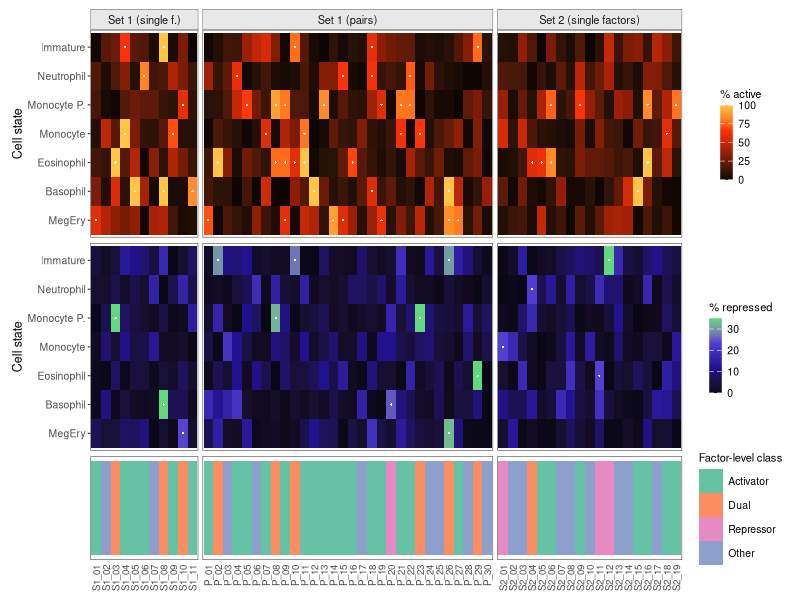

Generate this figure with R: (Note: this script raises an error after producing the figure.)
#!/usr/bin/env Rscript
# Independent, seeded method studies of SciDraw SCICASE-044/046/058/061/136.
# All observations below are simulated; source code and source data are not copied.
suppressPackageStartupMessages({
  library(ggplot2)
  library(patchwork)
  library(ggrepel)
  library(ggbeeswarm)
  library(ragg)
})
set.seed(20260920)
script_arg <- grep('^--file=', commandArgs(FALSE), value = TRUE)
root <- normalizePath(file.path(dirname(sub('^--file=', '', script_arg)), '..'))
fig_dir <- file.path(root, 'results', 'figures')
data_dir <- file.path(root, 'results', 'plot_data')
dir.create(fig_dir, recursive = TRUE, showWarnings = FALSE)
dir.create(data_dir, recursive = TRUE, showWarnings = FALSE)
save_fig <- function(name, plot, width, height) {
  ggsave(file.path(fig_dir, name), plot, width = width, height = height,
         dpi = 220, device = ragg::agg_png, bg = 'white')
}
base_font <- 'Helvetica'
plain_theme <- function() theme_classic(base_family = base_font, base_size = 9) +
  theme(axis.title = element_text(size = 10), axis.text = element_text(size = 8),
        legend.title = element_text(size = 9, face = 'bold'),
        legend.text = element_text(size = 8),
        strip.text = element_text(size = 9, face = 'bold'),
        plot.margin = margin(9, 12, 9, 9))

# 21: two independently scaled heatmaps plus an aligned factor-class strip.
states <- c('Immature', 'Neutrophil', 'Monocyte P.', 'Monocyte',
            'Eosinophil', 'Basophil', 'MegEry')
sets <- c('Set 1 (single f.)', 'Set 1 (pairs)', 'Set 2 (single factors)')
counts <- c(11L, 30L, 19L)
features <- unlist(Map(function(prefix, n) sprintf('%s%02d', prefix, seq_len(n)),
                       c('S1_', 'P_', 'S2_'), counts))
feature_set <- rep(sets, counts)
heat <- expand.grid(feature = features, state = states, stringsAsFactors = FALSE)
heat$set <- feature_set[match(heat$feature, features)]
heat$active <- pmin(100, rgamma(nrow(heat), shape = 0.9, scale = 27))
heat$repressed <- pmin(35, rgamma(nrow(heat), shape = 0.8, scale = 8))
heat$active_sig <- heat$active > 57
heat$repressed_sig <- heat$repressed > 23
heat$feature <- factor(heat$feature, levels = features)
heat$state <- factor(heat$state, levels = rev(states))
heat$set <- factor(heat$set, levels = sets)
class_df <- aggregate(cbind(active_sig, repressed_sig) ~ feature + set, heat, any)
class_df$class <- with(class_df, ifelse(active_sig & repressed_sig, 'Dual',
                                ifelse(active_sig, 'Activator',
                                  ifelse(repressed_sig, 'Repressor', 'Other'))))
class_df$class <- factor(class_df$class,
                         levels = c('Activator', 'Dual', 'Repressor', 'Other'))
heat_theme <- theme_bw(base_family = base_font, base_size = 8) +
  theme(panel.grid = element_blank(), panel.spacing.x = unit(1.1, 'mm'),
        strip.background = element_rect(fill = '#E8E8E8', linewidth = 0.25),
        strip.text = element_text(size = 8), axis.text.y = element_text(size = 7.5),
        axis.title.y = element_text(size = 9), axis.ticks.x = element_blank(),
        legend.title = element_text(size = 8), legend.text = element_text(size = 7.5),
        plot.margin = margin(1, 3, 1, 3))
heat_panel <- function(column, sig, cols, max_val, legend_title) {
  ggplot(heat, aes(feature, state)) +
    geom_tile(aes(fill = .data[[column]]), width = 1, height = 1) +
    geom_point(data = heat[heat[[sig]], ], shape = 16, colour = 'white', size = 0.42) +
    scale_fill_gradientn(colours = cols, limits = c(0, max_val),
                         oob = scales::squish, name = legend_title,
                         guide = guide_colorbar(barheight = unit(19, 'mm'),
                                                barwidth = unit(3.2, 'mm'))) +
    facet_grid(~set, scales = 'free_x', space = 'free_x') +
    labs(x = NULL, y = 'Cell state') + heat_theme +
    theme(axis.text.x = element_blank(), strip.text = element_text(size = 8))
}
p21a <- heat_panel('active', 'active_sig', c('#0C0504', '#8C1D05', '#FF3308', '#FFC444'),
                   100, '% active')
p21b <- heat_panel('repressed', 'repressed_sig',
                   c('#090716', '#22118E', '#513DD2', '#62D87C'), 35, '% repressed') +
  theme(strip.text = element_blank(), strip.background = element_blank())
p21c <- ggplot(class_df, aes(feature, 1, fill = class)) +
  geom_tile(width = 1, height = 0.95) +
  facet_grid(~set, scales = 'free_x', space = 'free_x') +
  scale_fill_manual(values = c(Activator = '#66C2A5', Dual = '#FC8D62',
                               Repressor = '#E78AC3', Other = '#8DA0CB'),
                    name = 'Factor-level class') +
  labs(x = NULL, y = NULL) + heat_theme +
  theme(axis.text.x = element_text(angle = 90, hjust = 1, vjust = 0.5, size = 7),
        axis.text.y = element_blank(), axis.ticks.y = element_blank(),
        strip.text = element_blank(), strip.background = element_blank())
p21 <- (p21a / p21b / p21c) + plot_layout(heights = c(3.3, 3.3, 1.65))
save_fig('21_faceted_dual_heatmap.png', p21, 16.5, 6.6)
write.csv(heat, file.path(data_dir, '21_faceted_dual_heatmap.csv'), row.names = FALSE)

# 22: the threshold is a hyperbola in effect-size versus -log10(P) space.
n22 <- 3600L
vol <- data.frame(gene = sprintf('GENE%04d', seq_len(n22)),
                  epsilon = pmax(-3.1, pmin(3.1, rnorm(n22, 0, 0.78))))
vol$mlog10p <- pmin(4.1, rexp(n22, rate = 1.65) +
                       pmax(0, abs(vol$epsilon) - 0.45) * runif(n22, 0.7, 1.55))
vol$mlog10p[sample(n22, 28)] <- runif(28, 2.5, 4.0)
threshold <- 1.33
vol$group <- ifelse(abs(vol$epsilon) * vol$mlog10p > threshold,
                    ifelse(vol$epsilon > 0, 'Positive hits', 'Negative hits'), 'Other genes')
vol$group[sample(which(vol$group == 'Other genes'), 180)] <- 'Non-targeting'
vol$pathway <- NA_character_
top_hits <- which(vol$group %in% c('Positive hits', 'Negative hits'))
top_hits <- top_hits[order(vol$mlog10p[top_hits], decreasing = TRUE)][seq_len(min(20, length(top_hits)))]
pathways <- c('GPI anchor', 'Ubiquitin/Proteasome', 'Autophagy',
              'Negative autophagy regulators', 'Mitochondria', 'UFMylation')
vol$pathway[top_hits] <- rep(pathways, length.out = length(top_hits))
lab22 <- vol[top_hits[seq_len(min(14, length(top_hits)))], ]
lab22$gene <- sprintf('G%02d', seq_len(nrow(lab22)))
vol$gene[as.integer(rownames(lab22))] <- lab22$gene
path_cols <- c('GPI anchor' = '#164BC4', 'Ubiquitin/Proteasome' = '#8922C2',
               Autophagy = '#2A9F55', 'Negative autophagy regulators' = '#66B657',
               Mitochondria = '#DB4F33', UFMylation = '#C68022')
curve <- data.frame(x = seq(-3.2, 3.2, length.out = 600))
curve <- subset(curve, abs(x) > 0.3)
curve$y <- threshold / abs(curve$x)
p22 <- ggplot(vol, aes(epsilon, mlog10p)) +
  geom_point(data = subset(vol, group == 'Other genes'),
             aes(colour = group), alpha = 0.13, size = 0.7) +
  geom_point(data = subset(vol, group == 'Non-targeting'),
             aes(colour = group), alpha = 0.45, size = 0.75) +
  geom_point(data = subset(vol, group == 'Positive hits'),
             aes(colour = group), alpha = 0.62, size = 1.0) +
  geom_point(data = subset(vol, group == 'Negative hits'),
             aes(colour = group), alpha = 0.65, size = 1.0) +
  geom_line(data = curve, aes(x, y, group = x > 0),
            inherit.aes = FALSE, linewidth = 0.45, linetype = 'dotted') +
  geom_vline(xintercept = c(-0.3, 0.3), linetype = 'dotted', linewidth = 0.35) +
  geom_point(data = subset(vol, !is.na(pathway)), aes(fill = pathway),
             shape = 21, colour = '#1D1D1D', size = 2, stroke = 0.4) +
  scale_fill_manual(values = path_cols, name = 'Pathway') +
  scale_colour_manual(values = c('Other genes' = '#252525',
                                 'Non-targeting' = '#9B9B9B',
                                 'Positive hits' = '#C89BC9',
                                 'Negative hits' = '#91C9DC'),
                      breaks = c('Other genes', 'Non-targeting',
                                 'Positive hits', 'Negative hits'),
                      name = 'Significant') +
  ggrepel::geom_text_repel(data = lab22, aes(label = gene), size = 2.8,
                           family = base_font, fontface = 'italic',
                           max.overlaps = Inf, min.segment.length = 0,
                           box.padding = 0.2, point.padding = 0.15,
                           seed = 20260920, show.legend = FALSE) +
  coord_cartesian(xlim = c(-3.35, 3.35), ylim = c(0, 4.25), clip = 'off') +
  scale_x_continuous(breaks = -3:3) +
  labs(x = 'Knockdown phenotype (AU)', y = expression(-log[10](P))) +
  plain_theme() + theme(legend.position = 'right', legend.key.size = unit(4.2, 'mm'))
save_fig('22_hyperbolic_volcano.png', p22, 11.3, 5.6)
write.csv(vol, file.path(data_dir, '22_hyperbolic_volcano.csv'), row.names = FALSE)

# 23: diagonal RNA/translation decision bands are geometric, not quadrant labels alone.
n23 <- 750L
qdat <- data.frame(gene = sprintf('G%03d', seq_len(n23)),
                   total = pmax(-5, pmin(5, rnorm(n23, 0, 1.35))))
qdat$poly <- pmax(-5, pmin(5, qdat$total * 0.88 + rnorm(n23, 0, 0.62)))
qdat$delta <- qdat$poly - qdat$total
qdat$mode <- ifelse(abs(qdat$delta) > 0.7, 'translation',
                    ifelse(abs(qdat$total) > 0.7, 'abundance', 'offsetting'))
qdat$class <- with(qdat, ifelse(mode == 'translation',
                        ifelse(delta > 0, 'Translation up', 'Translation down'),
                        ifelse(mode == 'abundance',
                          ifelse(total > 0, 'RNA abundance up', 'RNA abundance down'),
                          ifelse(total * poly < 0,
                                 ifelse(total > 0, 'Offsetting (RNA up)',
                                        'Offsetting (RNA down)'), 'Background'))))
qcols <- c('Translation up' = '#ED9A78', 'Translation down' = '#8F302C',
           'RNA abundance up' = '#94D9AB', 'RNA abundance down' = '#285947',
           'Offsetting (RNA up)' = '#BBD8E8',
           'Offsetting (RNA down)' = '#42699B', Background = '#B8B8B8')
qdat$class <- factor(qdat$class, levels = names(qcols))
q_lab <- qdat[order(abs(qdat$total) + abs(qdat$poly), decreasing = TRUE)[1:7], ]
q_lab$gene <- sprintf('G%02d', seq_len(nrow(q_lab)))
counter <- as.data.frame(table(qdat$class), stringsAsFactors = FALSE)
counter <- counter[counter$Freq > 0 & counter$Var1 != 'Background', ]
names(counter) <- c('class', 'n')
counter$label <- paste0(counter$class, ': ', counter$n)
counter$x <- c(-4.65, -4.65, 4.0, 4.0, -4.65, 4.0)[seq_len(nrow(counter))]
counter$y <- c(4.7, 4.05, -3.0, -3.65, 3.4, -4.3)[seq_len(nrow(counter))]
p23 <- ggplot(qdat, aes(total, poly)) +
  geom_point(colour = '#C5C5C5', size = 1.05, alpha = 0.65) +
  geom_point(data = subset(qdat, class != 'Background'), aes(colour = class),
             size = 1.2, alpha = 0.85) +
  geom_hline(yintercept = 0, linetype = 'dashed', linewidth = 0.35) +
  geom_vline(xintercept = 0, linetype = 'dashed', linewidth = 0.35) +
  geom_abline(intercept = 0, linetype = 'dashed', linewidth = 0.35) +
  geom_hline(yintercept = c(-0.5, 0.5), linewidth = 0.45) +
  geom_vline(xintercept = c(-0.5, 0.5), linewidth = 0.45) +
  geom_abline(intercept = c(-0.5, 0.5), linewidth = 0.45) +
  geom_tile(data = counter, aes(x, y, fill = class),
            inherit.aes = FALSE, width = 0.46, height = 0.46,
            colour = '#2B2B2B', linewidth = 0.3) +
  geom_text(data = counter, aes(x + 0.31, y, label = n),
            inherit.aes = FALSE, hjust = 0, size = 2.8, family = base_font) +
  ggrepel::geom_text_repel(data = q_lab, aes(label = gene),
                           colour = '#161616', size = 3, family = base_font,
                           seed = 20260920, min.segment.length = 0,
                           max.overlaps = Inf, box.padding = 0.25,
                           segment.colour = '#B1392E') +
  scale_colour_manual(values = qcols, name = NULL,
                      breaks = setdiff(names(qcols), 'Background')) +
  scale_fill_manual(values = qcols, guide = 'none') +
  scale_x_continuous(breaks = seq(-4, 4, 2)) +
  scale_y_continuous(breaks = seq(-4, 4, 2)) +
  coord_equal(xlim = c(-5.2, 5.2), ylim = c(-5.2, 5.2), clip = 'off') +
  labs(title = 'Simulated RNA–translation comparison',
       x = expression('Total RNA ('*log[2]*'FC)'),
       y = expression('Polysome-associated RNA ('*log[2]*'FC)')) +
  plain_theme() +
  theme(plot.title = element_text(size = 11, hjust = 0.5),
        legend.position = 'right', legend.key.size = unit(4.5, 'mm'))
save_fig('23_rna_translation_quadrants.png', p23, 9.5, 7.6)
write.csv(qdat, file.path(data_dir, '23_rna_translation_quadrants.csv'), row.names = FALSE)

# 24: one high-density quasi-random point field for 21 cell classes.
cell_types <- c('Neural cell', 'Megakaryocyte', 'Fibroblast', 'Macrophage',
                'Neutrophil', 'Haem progenitor', 'DC', 'Melanocyte', 'ILC',
                'Skeletal muscle', 'Mural cell', 'Vascular endothelium',
                'Monocyte', 'Schwann cell', 'Adipocyte', 'Mast cell', 'Erythroid',
                'Lymphatic endothelium', 'Keratinocyte', 'T cell', 'B cell')
cell_cols <- c('#D7B5BB','#B7BACE','#C7E2DF','#079E39','#EA7389',
               '#ADB5DA','#F3AD85','#EB8701','#446AAD','#E22B69',
               '#74B985','#B7D7C0','#7A82B4','#81C5C5','#C57180',
               '#004892','#7E8EC5','#9C1543','#ECCDC1','#EDA4B0','#00ABA7')
cell_data <- do.call(rbind, lapply(seq_along(cell_types), function(i) {
  n <- sample(190:320, 1)
  mu <- c(-.42,.08,.49,.42,.31,.28,.45,.39,.58,.43,.5,.46,
          .41,.39,.55,.46,.35,.43,.49,.48,.44)[i]
  early_fraction <- c(.82,.16,.40,.34,.28,.25,.18,.16,.30,.25,.11,
                      .13,.15,.20,.11,.12,.18,.13,.15,.14,.11)[i]
  n_early <- round(n * early_fraction)
  x <- c(rnorm(n - n_early, mu, 0.13),
         rnorm(n_early, ifelse(i == 1, -0.48, -0.37), 0.16))
  data.frame(cell_type = cell_types[i], logFC = pmax(-1.05, pmin(1.05, x)))
}))
cell_data$cell_type <- factor(cell_data$cell_type, levels = rev(cell_types))
cell_data$stage <- ifelse(cell_data$logFC < 0, 'Early', 'Late')
stripe <- data.frame(cell_type = factor(cell_types, levels = rev(cell_types)),
                     col = cell_cols)
p24 <- ggplot(cell_data, aes(logFC, cell_type)) +
  geom_vline(xintercept = 0, linetype = 'dashed', colour = '#9B9B9B', linewidth = 0.35) +
  ggbeeswarm::geom_quasirandom(aes(colour = stage),
                              size = 0.45, alpha = 0.65,
                              groupOnX = FALSE, width = 0.36) +
  geom_tile(data = stripe, aes(x = -1.16, y = cell_type),
            inherit.aes = FALSE, width = 0.055, height = 0.75,
            fill = stripe$col, show.legend = FALSE) +
  scale_colour_manual(values = c(Early = '#BF827B', Late = '#7779BC'), guide = 'none') +
  scale_x_continuous(breaks = c(-1, 0, 1), limits = c(-1.2, 1.12)) +
  labs(x = 'log(fold change)', y = NULL) +
  plain_theme() +
  annotate('segment', x = -0.02, xend = -0.56, y = 0.10, yend = 0.10,
           colour = '#BD817D', linewidth = 0.7,
           arrow = grid::arrow(length = unit(2.3, 'mm'))) +
  annotate('segment', x = 0.02, xend = 0.56, y = 0.10, yend = 0.10,
           colour = '#7779BC', linewidth = 0.7,
           arrow = grid::arrow(length = unit(2.3, 'mm'))) +
  annotate('text', x = -0.82, y = 0.10, label = 'Early gestation',
           hjust = 0.5, size = 2.8, family = base_font) +
  annotate('text', x = 0.84, y = 0.10, label = 'Late gestation',
           hjust = 0.5, size = 2.8, family = base_font) +
  expand_limits(y = -0.2) +
  theme(axis.text.y = element_text(size = 9), axis.ticks.y = element_blank(),
        axis.line.y = element_blank(), plot.margin = margin(8, 16, 10, 8))
save_fig('24_cell_abundance_beeswarm.png', p24, 9.4, 10.8)
write.csv(cell_data, file.path(data_dir, '24_cell_abundance_beeswarm.csv'), row.names = FALSE)

# 25: shared family order and colour across three vertically aligned comparisons.
orders <- c('Burkholderiales','Chitinophagales','Sphingomonadales',
            'Rhizobiales','Pseudomonadales','Bacillales','Clostridiales',
            'Flavobacteriales','Rickettsiales','Verrucomicrobiales',
            'Peptostreptococcales','Acetobacterales','Actinomycetales',
            'Caulobacterales','Oscillatoriales','Planctomycetales',
            'Myxococcales','Desulfovibrionales','Bacteroidales',
            'Chromatiales','Nitrosomonadales','Enterobacterales',
            'Lactobacillales','Fusobacteriales','Xanthomonadales')
order_cols <- c('#DD504E','#EB784C','#F3A13D','#F5D46B','#D8F090',
                '#B0D6A7','#69C477','#8BB2C3','#3881AE','#DACCE3',
                '#AC87BD','#EBC5DE','#CE73B0','#BA4093','#CCDEB6',
                '#A1C273','#658B3C','#F2E7C9','#DEC575','#947A23',
                '#87D1D0','#41ABA9','#B5C4D7','#879EBE','#9A9192')
comparisons <- c('B_AZM vs B', 'Co_FL_AZM vs Co_FL', 'Co_PS_AZM vs Co_PS')
bubble <- do.call(rbind, lapply(seq_along(comparisons), function(k) {
  do.call(rbind, lapply(seq_along(orders), function(i) {
    n <- sample(4:9, 1)
    data.frame(comparison = comparisons[k], order = orders[i],
               family = paste0(substr(orders[i], 1, 5), '_', seq_len(n)),
               x = i + runif(n, -0.28, 0.28),
               log2FC = pmax(-4.1, pmin(4.1, rnorm(n, 0, 0.85) +
                                    ifelse(i <= 3, runif(1, -0.4, 0.4), 0))),
               abundance = ifelse(runif(n) < 0.08,
                                  runif(n, 0.05, 0.12), runif(n, 0.002, 0.025)),
               significant = runif(n) < 0.28)
  }))
}))
bubble$comparison <- factor(bubble$comparison, levels = comparisons)
bubble$color <- order_cols[match(bubble$order, orders)]
bubble$fill <- ifelse(bubble$significant, bubble$color, '#FFFFFF')
panel_label <- data.frame(comparison = factor(comparisons, levels = comparisons),
                          x = 25.35, log2FC = -3.55, label = comparisons)
p25 <- ggplot(bubble, aes(x, log2FC)) +
  geom_hline(yintercept = 0, colour = '#A0A0A0', linewidth = 0.27) +
  geom_vline(xintercept = seq(1.5, 24.5, 1), colour = '#E7E7E7', linewidth = 0.19) +
  geom_point(aes(size = abundance, fill = fill, colour = color),
             shape = 21, stroke = 0.42, alpha = 0.87) +
  geom_text(data = panel_label, aes(x, log2FC, label = label),
            inherit.aes = FALSE, hjust = 1, vjust = 0, size = 3.1,
            family = base_font) +
  scale_fill_identity() + scale_colour_identity() +
  scale_size_area(max_size = 7.5, guide = 'none') +
  facet_grid(comparison ~ .) +
  scale_x_continuous(breaks = seq_along(orders), labels = orders,
                     expand = expansion(add = 0.55)) +
  scale_y_continuous(breaks = c(-4, -2, 0, 2, 4)) +
  coord_cartesian(ylim = c(-4.2, 4.2), clip = 'off') +
  labs(x = NULL, y = expression(log[2]*'(FCs)')) +
  theme_bw(base_family = base_font, base_size = 9) +
  theme(panel.grid = element_blank(), panel.spacing.y = unit(1.7, 'mm'),
        strip.background = element_blank(), strip.text.y = element_blank(),
        axis.text.x = element_text(angle = 90, hjust = 1, vjust = 0.5, size = 7),
        axis.text.y = element_text(size = 8), axis.title.y = element_text(size = 10),
        plot.margin = margin(8, 9, 10, 6))
save_fig('25_otu_bubble_manhattan.png', p25, 13.4, 9.9)
write.csv(bubble[, c('comparison','order','family','x','log2FC','abundance','significant')],
          file.path(data_dir, '25_otu_bubble_manhattan.csv'), row.names = FALSE)
message('Rendered cases 21-25')
